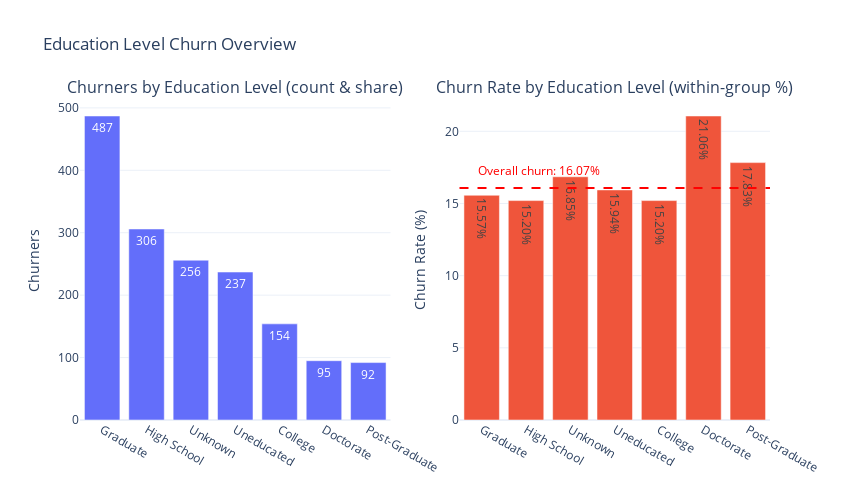

Write notebook code for a chart like this one.
### Code cell
# ...existing code...
fig = make_subplots(rows=1, cols=2,
                    subplot_titles=("Churners by Education Level (count & share)", "Churn Rate by Education Level (within-group %)"))

fig.add_trace(
    go.Bar(
        x=pivot_edu.index,
        y=pivot_edu['churners'],
        text=pivot_edu['churners'].map("{:,}".format),
        customdata=pivot_edu[['pct_of_total_churners']].values,
        hovertemplate="<b>%{x}</b><br>Churners: %{y:,}<br>Share of total churners: %{customdata[0]}%"
    ),
    row=1, col=1
)

fig.add_trace(
    go.Bar(
        x=pivot_edu.index,
        y=pivot_edu['churn_rate'],
        text=pivot_edu['churn_rate'].map(lambda v: f"{v:.2f}%"),
        hovertemplate="<b>%{x}</b><br>Churn Rate: %{y:.2f}%"
    ),
    row=1, col=2
)

baseline = len(churned_df) / len(df) * 100
fig.add_hline(y=baseline, line=dict(color="red", dash="dash"), row=1, col=2)
fig.add_annotation(x=0.46, y=baseline, xref='x2 domain', yref='y2',
                   text=f"Overall churn: {baseline:.2f}%", showarrow=False, font=dict(color="red"), xanchor='right', yshift=18)

fig.update_layout(template="plotly_white", title_text="Education Level Churn Overview", width=850, height=500, showlegend=False)
fig.update_yaxes(title_text="Churners", row=1, col=1)
fig.update_yaxes(title_text="Churn Rate (%)", row=1, col=2)
fig.show()
# ...existing code...

### Figure 1 — Plotly figure (JSON) as saved in the notebook; plotly's stock layout.template omitted (floating-point values rounded to 4 significant figures)
{"data": [{"customdata": [[29.93], [18.81], [15.73], [14.57], [9.47], [5.84], [5.65]], "hovertemplate": "<b>%{x}</b><br>Churners: %{y:,}<br>Share of total churners: %{customdata[0]}%", "text": ["487", "306", "256", "237", "154", "95", "92"], "type": "bar", "x": ["Graduate", "High School", "Unknown", "Uneducated", "College", "Doctorate", "Post-Graduate"], "xaxis": "x", "y": [487, 306, 256, 237, 154, 95, 92], "yaxis": "y"}, {"hovertemplate": "<b>%{x}</b><br>Churn Rate: %{y:.2f}%", "text": ["15.57%", "15.20%", "16.85%", "15.94%", "15.20%", "21.06%", "17.83%"], "type": "bar", "x": ["Graduate", "High School", "Unknown", "Uneducated", "College", "Doctorate", "Post-Graduate"], "xaxis": "x2", "y": [15.57, 15.2, 16.85, 15.94, 15.2, 21.06, 17.83], "yaxis": "y2"}], "layout": {"annotations": [{"font": {"size": 16}, "showarrow": false, "text": "Churners by Education Level (count & share)", "x": 0.225, "xanchor": "center", "xref": "paper", "y": 1, "yanchor": "bottom", "yref": "paper"}, {"font": {"size": 16}, "showarrow": false, "text": "Churn Rate by Education Level (within-group %)", "x": 0.775, "xanchor": "center", "xref": "paper", "y": 1, "yanchor": "bottom", "yref": "paper"}, {"font": {"color": "red"}, "showarrow": false, "text": "Overall churn: 16.07%", "x": 0.46, "xanchor": "right", "xref": "x2 domain", "y": 16.07, "yref": "y2", "yshift": 18}], "height": 500, "shapes": [{"line": {"color": "red", "dash": "dash"}, "type": "line", "x0": 0, "x1": 1, "xref": "x2 domain", "y0": 16.07, "y1": 16.07, "yref": "y2"}], "showlegend": false, "title": {"text": "Education Level Churn Overview"}, "width": 850, "xaxis": {"anchor": "y", "domain": [0, 0.45]}, "xaxis2": {"anchor": "y2", "domain": [0.55, 1]}, "yaxis": {"anchor": "x", "domain": [0, 1], "title": {"text": "Churners"}}, "yaxis2": {"anchor": "x2", "domain": [0, 1], "title": {"text": "Churn Rate (%)"}}}}
